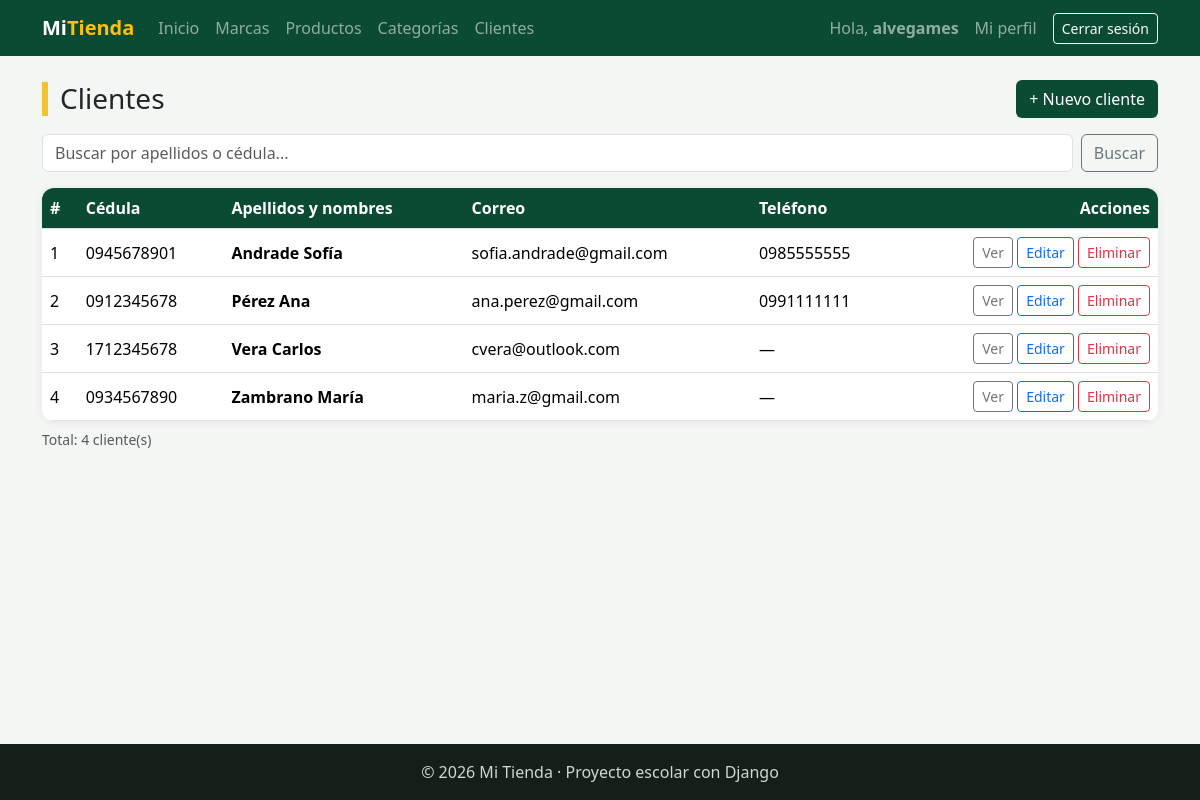
/facturacion/clientes/?page=2&q= (signed in), run on an earlier commit of the app's database.
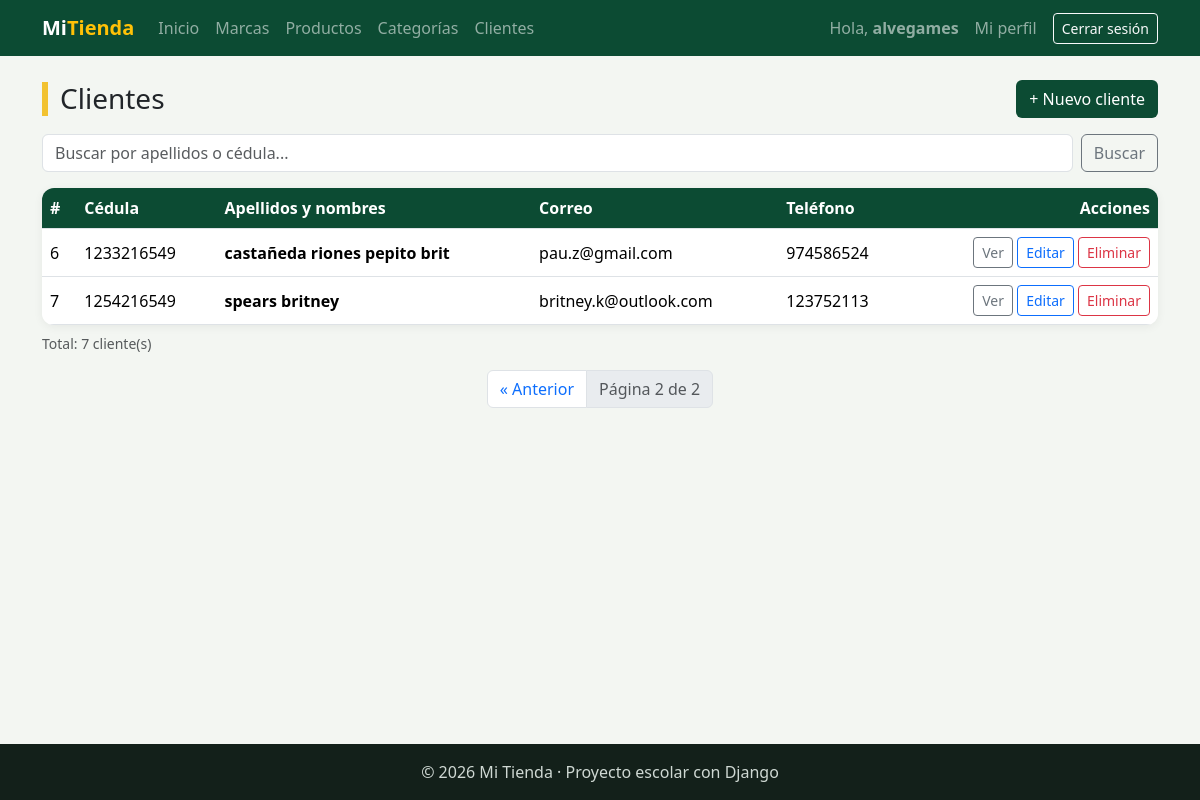
And on a later commit of the database.
### facturacion/models.py (models this page shows, shortened)
class Cliente(models.Model):
    cedula = models.CharField("Cédula", max_length=10, unique=True)   # Texto (no número): puede empezar con 0
    nombres = models.CharField(max_length=80)
    apellidos = models.CharField(max_length=80)
    email = models.EmailField("Correo", blank=True)                    # EmailField revisa que tenga formato de correo
    telefono = models.CharField("Teléfono", max_length=15, blank=True)
    direccion = models.CharField("Dirección", max_length=200, blank=True)
    fecha_registro = models.DateTimeField(auto_now_add=True)
    class Meta:
        verbose_name = "Cliente"
        verbose_name_plural = "Clientes"
        ordering = ["apellidos", "nombres"]      # Primero por apellido; si se repite, por nombre

### facturacion/views.py (the view)
# urls.py: path("clientes/", views.cliente_lista, name="cliente_lista"),                          # Listar
@login_required                                            # Sin sesión → /login/?next=...
def cliente_lista(request):                                # READ · solo GET: lista, busca y pagina
    q = request.GET.get("q", "")                           # 1. GET: texto del buscador (?q=perez). Si no hay, ""
    clientes = Cliente.objects.all()                       # 2. Todos (ordenados por apellidos y nombres por el Meta)
    if q:                                                  # 3. Si buscó algo...
        clientes = clientes.filter(Q(apellidos__icontains=q) | Q(cedula__icontains=q))
    paginador = Paginator(clientes, 5)                     # 4. Corta la lista de 5 en 5
    page_obj = paginador.get_page(request.GET.get("page")) # 5. La página pedida (?page=2). Si es inválida, da una válida
    contexto = {"titulo": "Clientes", "page_obj": page_obj, "q": q}   # q: para que el buscador no se borre
    return render(request, "facturacion/cliente_lista.html", contexto)

### facturacion/templates/facturacion/cliente_lista.html (shortened to what this page needs)
{% extends "base.html" %}
{% block contenido %}
<div class="d-flex justify-content-between align-items-center flex-wrap gap-2 mb-3">
    <h1 class="h3 titulo-pagina m-0">{{ titulo }}</h1>
    <a href="{% url 'facturacion:cliente_crear' %}" class="btn btn-verde">+ Nuevo cliente</a>
</div>
<form method="get" class="d-flex gap-2 mb-3">
    <input type="text" name="q" value="{{ q }}" class="form-control" placeholder="Buscar por apellidos o cédula...">
    <button type="submit" class="btn btn-outline-secondary">Buscar</button>
</form>
<div class="tarjeta p-0 table-responsive">
    <table class="table table-hover align-middle m-0">
        <thead>
            <tr><th>#</th><th>Cédula</th><th>Apellidos y nombres</th><th>Correo</th><th>Teléfono</th><th class="text-end">Acciones</th></tr>
        </thead>
        <tbody>
            {% for cliente in page_obj %}
            <tr>
                <td>{{ page_obj.start_index|add:forloop.counter0 }}</td>
                <td>{{ cliente.cedula }}</td>
                <td class="fw-semibold">{{ cliente.apellidos }} {{ cliente.nombres }}</td>
                <td>{{ cliente.email|default:"—" }}</td>
                <td>{{ cliente.telefono|default:"—" }}</td>
                <td class="text-end text-nowrap">
                    <a href="{% url 'facturacion:cliente_detalle' cliente.pk %}" class="btn btn-sm btn-outline-secondary">Ver</a>
                    <a href="{% url 'facturacion:cliente_editar' cliente.pk %}" class="btn btn-sm btn-outline-primary">Editar</a>
                    <a href="{% url 'facturacion:cliente_eliminar' cliente.pk %}" class="btn btn-sm btn-outline-danger">Eliminar</a>
                </td>
            </tr>
            {% empty %}
            <tr><td colspan="6" class="text-center text-muted py-4">No hay clientes registrados.</td></tr>
            {% endfor %}
        </tbody>
    </table>
</div>
<p class="text-muted small mt-2">Total: {{ page_obj.paginator.count }} cliente(s)</p>
{% if page_obj.has_other_pages %}
<nav>
    <ul class="pagination justify-content-center">
        {% if page_obj.has_previous %}
            <li class="page-item"><a class="page-link" href="?page={{ page_obj.previous_page_number }}&q={{ q|urlencode }}">« Anterior</a></li>
        {% endif %}
        <li class="page-item disabled"><span class="page-link">Página {{ page_obj.number }} de {{ page_obj.paginator.num_pages }}</span></li>
    </ul>
</nav>
{% endif %}
{% endblock %}

### templates/base.html (shortened to what this page needs)
{% load static %}
<!DOCTYPE html>
<html lang="es">
<head>
    <link href="https://cdn.jsdelivr.net/npm/bootstrap@5.3.3/dist/css/bootstrap.min.css" rel="stylesheet">
    <link rel="stylesheet" href="{% static 'css/estilos.css' %}">
</head>
<body>
    <nav class="navbar navbar-expand-lg navbar-dark barra">
        <div class="container">
            <a class="navbar-brand fw-bold" href="{% url 'home' %}">Mi<span class="text-warning">Tienda</span></a>
            <div class="collapse navbar-collapse" id="menu">
                <ul class="navbar-nav me-auto">
                    <li class="nav-item"><a class="nav-link" href="{% url 'home' %}">Inicio</a></li>
                    {% if user.is_authenticated %}
                        <li class="nav-item"><a class="nav-link" href="{% url 'facturacion:marca_lista' %}">Marcas</a></li>
                        <li class="nav-item"><a class="nav-link" href="{% url 'facturacion:producto_lista' %}">Productos</a></li>
                        <li class="nav-item"><a class="nav-link" href="{% url 'facturacion:categoria_lista' %}">Categorías</a></li>
                        <li class="nav-item"><a class="nav-link" href="{% url 'facturacion:cliente_lista' %}">Clientes</a></li>
                    {% endif %}
                </ul>
                <ul class="navbar-nav align-items-lg-center gap-2">
                    {% if user.is_authenticated %}
                        <li class="nav-item navbar-text">Hola, <b>{{ user.username }}</b></li>
                        <li class="nav-item"><a class="nav-link" href="{% url 'facturacion:mi_perfil' %}">Mi perfil</a></li>
                        <li class="nav-item">
                            <form method="post" action="{% url 'logout' %}" class="m-0">
                                <button type="submit" class="btn btn-sm btn-outline-light">Cerrar sesión</button>
                            </form>
                        </li>
                    {% else %}
                        <li class="nav-item"><a class="nav-link" href="{% url 'login' %}">Ingresar</a></li>
                        <li class="nav-item"><a class="btn btn-sm btn-warning" href="{% url 'registro' %}">Crear cuenta</a></li>
                    {% endif %}
                </ul>
            </div>
        </div>
    </nav>
    <main class="container py-4">
        {% block contenido %}{% endblock %}
    </main>
    <footer class="pie text-center py-3">© 2026 Mi Tienda · Proyecto escolar con Django</footer>
</body>
</html>

### static/css/estilos.css (style rules this page uses)
:root { --verde: #0c4b33; --verde-claro: #2f9e6e; --amarillo: #f2c230; }
body { background-color: #f3f6f2; min-height: 100vh; display: flex; flex-direction: column; }
main { flex: 1; }
.barra { background-color: var(--verde); }
.titulo-pagina { border-left: 6px solid var(--amarillo); padding-left: 12px; }
.tarjeta { background-color: white; border-radius: 12px; padding: 24px; box-shadow: 0 2px 10px rgba(0, 0, 0, .06); }
.table thead th { background-color: var(--verde); color: white; }
.btn-verde { background-color: var(--verde); color: white; }
.pie { background-color: #13201a; color: #cfd8d3; }

What changed in the data, as far as the page shows it:
no longer on this page (row unchanged): Cliente: start_index|add "1", cedula "0945678901", apellidos "Andrade", nombres "Sofía", email "sofia.andrade@gmail.com", telefono "0985555555"
no longer on this page (row unchanged): Cliente: start_index|add "2", cedula "0912345678", apellidos "Pérez", nombres "Ana", email "ana.perez@gmail.com", telefono "0991111111"
no longer on this page (row unchanged): Cliente: start_index|add "3", cedula "1712345678", apellidos "Vera", nombres "Carlos", email "cvera@outlook.com", telefono "—"
no longer on this page (row unchanged): Cliente: start_index|add "4", cedula "0934567890", apellidos "Zambrano", nombres "María", email "maria.z@gmail.com", telefono "—"
added Cliente: start_index|add "6", cedula "1233216549", apellidos "castañeda riones", nombres "pepito brit", email "pau.z@gmail.com", telefono "974586524"
added Cliente: start_index|add "7", cedula "1254216549", apellidos "spears", nombres "britney", email "britney.k@outlook.com", telefono "123752113"
Also different on the page:
{{ page_obj.paginator.count }}: "4" → "7"
{{ page_obj.number }}: (not shown) → "2"
{{ page_obj.paginator.num_pages }}: (not shown) → "2"
text now shown: "« Anterior Página de"
